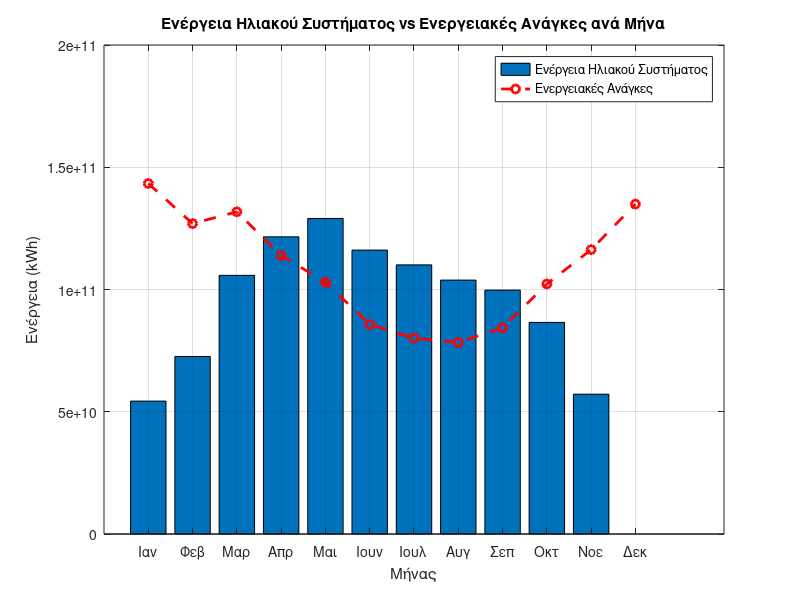
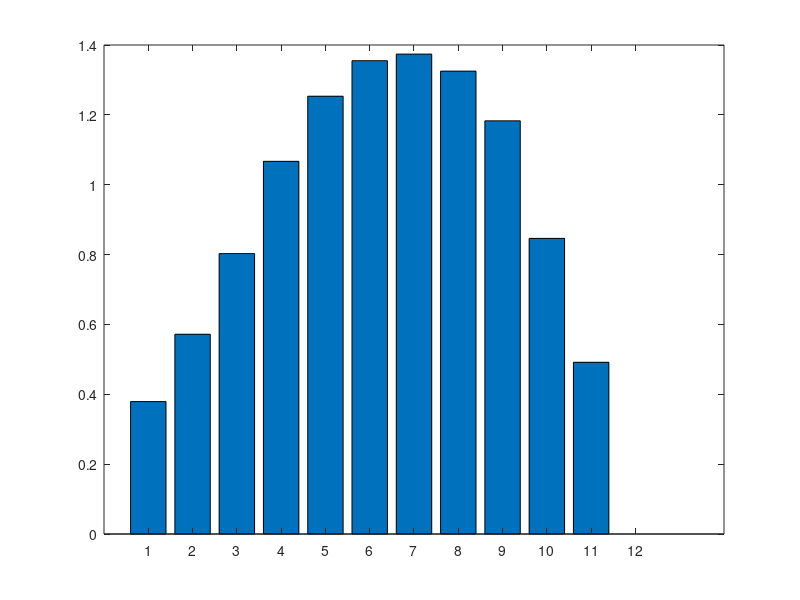

Here is the MATLAB script that generated these plots, in order: (Note: this script raises an error after producing the figures.)
clc
clear
close all

% AEM:6930

Tanaf = 100;  %Celsius
Tznx = 45;  
Tk =  [4.2 5 7.5 11.5 15.7 19.8 22.2 22.7 20.2 15.9 10.8 6.6] ; %  "θερμοκρασία νερού δικτύου" πίνακας 6.2
Ta = [4 6.3 9.7 14.4 19.7 24.4 26.5 25.6 21.7 15.7 9.4 4.8] ; % πίνακας 3.1 Μέση Μινιαία θερμοκρασία περιβάλλοντος"
FR_mult_Ul = 1.8; % πινακας 5.10 (α1)
FR_mult_tan = 0.7; % πινακας 5.10 (η0)
FRdot_div_FR = 0.95;  %FR'/FR
ta_div_tan = 0.99; %τα/ταn
k1 = 1; % έστω Μ = 75 
k3 = 1;
Ta_dot = [5.2 7.7 11.2 16 21.4 26.1 28.3 27.5 23.6 17.4 10.8 6]; % Celsius "Μέση μινιαία θερμοκρασία κατα τη διάρκεια της ημέρας (Σέρρες πίνακας 3.2 , Δεκέμβρης) " 
k2 = (11.6 + 1.18*Tznx + 3.86*Tk - 2.32*Ta_dot)./(100-Ta_dot);
p = 1000; %kg/m^3 
HKznx = 80*300; % "Μέση ημερήσια κατανάλωση ζεστού νερού" , πίνακας 2.5, αρ. κλινών = 300
Cp = 4180; % J/kg*K 

dt = [2678400 2419200 2678400 2592000 2678400 2592000 2592000 2678400 2592000 2592000 2592000 2678400];

N = [31 28 31 30 31 30 31 31 30 31 30 31] ; %αριθμός ημερών κάθε μήνα 

Hb = [51 68 106 141 181 203 210 188 141 95 57 44]*3600*10^3 ; %Μέση μινιαία ηλιακή ακτινοβολία, "Σέρρες , σελ.70"
 
hls = 1 - 11.5/100 ; %"ποσοστό απωλειών κεντρικού δικτύου διανομής", μόνωση κτηρίου αναφοράς, με ανακυκλοφορία, σελ30 οδηγίες

L = (N*HKznx*p*Cp.*(Tznx-Tk)/hls)*10^(-3);
     Lsum = sum(L);

% Αρχικοποίηση αναζήτησης
Ac_max = 1e6;

Ac_found = NaN;

% --------------------------------------------------------------------------

% erwtimama 1

for Ac = 0:0.25:Ac_max
   
     X = (Ac./L).*FR_mult_Ul.*FRdot_div_FR.*(Tanaf - Ta).*dt.*k1.*k2;

     Y = (Ac./L).*FR_mult_tan.*FRdot_div_FR.*ta_div_tan.*Hb.*k3;

     f = 1.029*Y - 0.065*X - 0.245.*(Y.^2) + 0.0018.*(X.^2) + 0.0215.*(Y.^3);
     f_sum = sum(f) ;
     
     % Ασφάλεια: αν f_sum == 0, προχώρησε στο επόμενο Ac (αποφυγή διαίρεσης/NaN)
    if f_sum == 0
        continue
    end

     Li_mult_fi = L.*f ;
     SF =  sum(Li_mult_fi)/sum(L);
     
     if SF >= 0.6
        Ac_found = Ac;
        break
    end
end

% Εμφάνισε αποτέλεσμα
if ~isnan(Ac_found)
    fprintf('Ac = %d με SF = %.4f\n', Ac_found, SF);
else
    fprintf('Δεν βρέθηκε Ac <= %d που να δίνει SF >= 0.6. Τελευταίο SF = %.4f\n', Ac_max, SF);
end

%--------------------------------------------------------------------------------------------

% erwtimama 2

V_dexamenis = 75*Ac ; % "lt"

 Vd = HKznx ;  
 Cp1 = 4.18 ;   % kJ/(kg*K)
 Tcw = [4.2 5 7.5 11.5 15.7 19.8 22.2 22.7 20.2 15.9 10.8 6.6]; % "θερμοκρασία νερού δικτύου" πίνακας 6.2
 p_den = 1 ;   % kg/lt
 
 Qdem_HW = (Vd*(Cp1/3600)*p_den*(45 - min(Tcw)))*(1/hls); 
 QHW = Qdem_HW/5 %KWh 

 %--------------------------------------------------------------------------------------------
  
 % erwtimama 3

 h_boiler = 0.8 ; % "σελίδα 34 οδηγός εργασίας"
 EF_CO2 = 0.264 ;
 
 E_fuel = Qdem_HW*365/h_boiler ;
 mCo2 = EF_CO2*E_fuel ;
 

 h_pump = 0.4 ; % η αντλία θερμότητας καλύπτει το 40 % φορτίου 
 COP = 4 ;

 E_el = QHW*365*h_pump/COP ;
 EF_el = 0.989; 
 mCo2_new = EF_el*E_el ;

 Dm_Co2 = (mCo2 - mCo2_new) 

 %--------------------------------------------------------------------------------------------
 
% erwtimama 4
 
L_dec = N(12)*HKznx*p*Cp*(Tznx-Tk(12))*10^(-3);

Vtank = L_dec/(p*Cp*(45 - Tcw(12))) %lt

% Eύρεση Nέου Αc :

% Αρχικοποίηση αναζήτησης
Ac_new_max = 1e6;

Ac_new_found = NaN;

for Ac_new = 0:0.25:Ac_new_max
   
     X_new = (Ac_new./L).*FR_mult_Ul.*FRdot_div_FR.*(Tanaf - Ta).*dt.*k1.*k2;

     Y_new = (Ac_new./L).*FR_mult_tan.*FRdot_div_FR.*ta_div_tan.*Hb.*k3;

     f_new = 1.029*Y_new - 0.065*X_new - 0.245.*(Y_new.^2) + 0.0018.*(X_new.^2) + 0.0215.*(Y_new.^3);
     f_sum = sum(f_new) ;
     
     % Ασφάλεια: αν f_sum == 0, προχώρησε στο επόμενο Ac (αποφυγή διαίρεσης/NaN)
    if f_sum == 0
        continue
    end

    % Υπολογισμός περίσσειας ενέργειας για όλους τους μήνες με f_new > 1
    excess_energy = (f_new - 1) .* L;
    excess_energy(f_new <= 1) = 0;  % Μηδενισμός για μήνες χωρίς υπερπαραγωγή
    Qsummer_excess = sum(excess_energy);
    Qdecember = L(12);
    
    % Έλεγχος αν καλύπτεται η ζήτηση του Δεκεμβρίου
    if Qsummer_excess >= Qdecember
        Ac_new_found = Ac_new
        break
    end
end


% Υπολογισμός ενέργειας που παράγεται από το ηλιακό σύστημα κάθε μήνα
Q_solar = f_new .* L;  % Ενέργεια που παράγει το ηλιακό σύστημα
Q_solar(12) = 0;  % Set December energy to zero for plotting

% Δημιουργία γραφήματος
figure;
bar(1:12, Q_solar);
hold on;
plot(1:12, L, 'r--o', 'LineWidth', 2, 'MarkerSize', 6);
hold off;

% Προσθήκη ετικετών και τίτλου
xlabel('Μήνας');
ylabel('Ενέργεια (kWh)');
title('Ενέργεια Ηλιακού Συστήματος vs Ενεργειακές Ανάγκες ανά Μήνα');
legend('Ενέργεια Ηλιακού Συστήματος', 'Ενεργειακές Ανάγκες', 'Location', 'best');
grid on;
set(gca, 'XTick', 1:12);
set(gca, 'XTickLabel', {'Ιαν', 'Φεβ', 'Μαρ', 'Απρ', 'Μαι', 'Ιουν', 'Ιουλ', 'Αυγ', 'Σεπ', 'Οκτ', 'Νοε', 'Δεκ'});



% Γράφημα του παράγοντα f για κάθε μήνα
f_new_plot = f_new;
f_new_plot(12) = 0;  % Set December f value to zero for plotting

figure;
bar(1:12, f_new_plot);
hold on;
yline(1, 'r--', 'LineWidth', 2);
hold off;

% Προσθήκη ετικετών και τίτλου
xlabel('Μήνας');
ylabel('Παράγοντας f');
title('Παράγοντας f ανά Μήνα');
grid on;
set(gca, 'XTick', 1:12);
set(gca, 'XTickLabel', {'Ιαν', 'Φεβ', 'Μαρ', 'Απρ', 'Μαι', 'Ιουν', 'Ιουλ', 'Αυγ', 'Σεπ', 'Οκτ', 'Νοε', 'Δεκ'});
ylim([0 max(f_new_plot)*1.1]);
